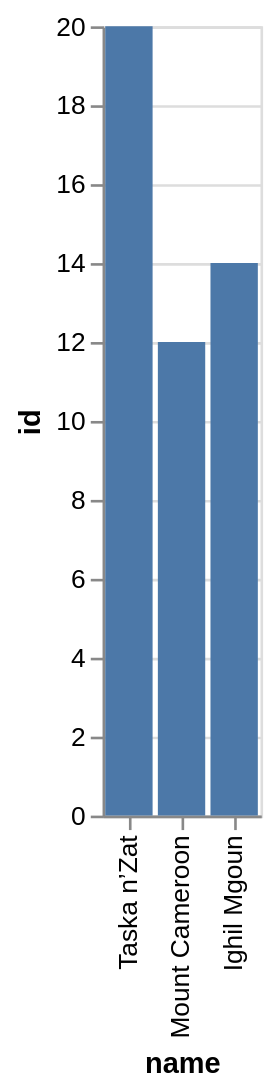

Write a Vega-Lite specification for this figure.
### Vega-Lite specification from a JSON file in a GitHub repository (floating-point values rounded to 4 significant figures)
{"data": {"values": [{"x_data": "Taska n’Zat", "y_data": 20}, {"x_data": "Mount Cameroon", "y_data": 12}, {"x_data": "Ighil Mgoun", "y_data": 14}]}, "mark": "bar", "encoding": {"x": {"field": "x_data", "type": "nominal", "title": "name", "sort": "descending"}, "y": {"field": "y_data", "type": "quantitative", "title": "id"}}}
